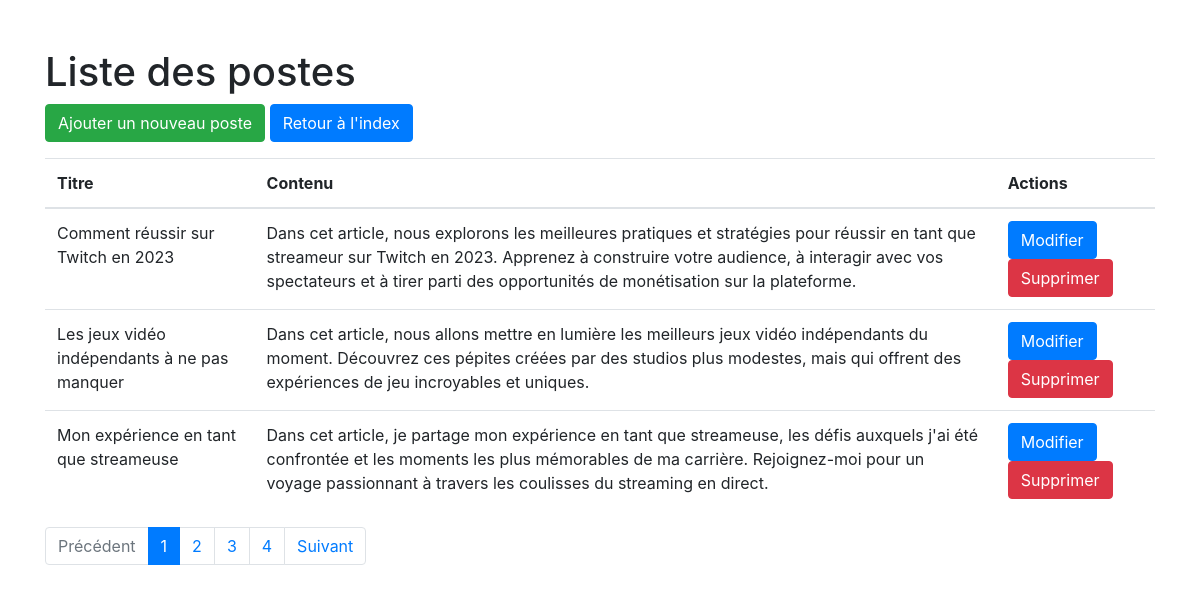
The page /list_posts.php on the database its author committed.
### tables this page shows
CREATE TABLE `postes` (
  `id` int(11) NOT NULL,
  `titre` varchar(255) NOT NULL,
  `contenu` text NOT NULL,
  `auteur` varchar(255) NOT NULL,
  `date` timestamp NOT NULL DEFAULT current_timestamp()
);

### list_posts.php (the view, shortened to what this page needs)
<?php
require_once 'db_connect.php';
$posts_per_page = 3;
$query = "SELECT COUNT(*) AS total_rows FROM postes";
$result = mysqli_query($conn, $query);
$row = mysqli_fetch_assoc($result);
$total_rows = $row['total_rows'];
$total_pages = ceil($total_rows / $posts_per_page);
$page = isset($_GET['page']) ? intval($_GET['page']) : 1;
$offset = ($page - 1) * $posts_per_page;
$query = "SELECT * FROM postes ORDER BY date DESC LIMIT ?, ?";
$stmt = mysqli_prepare($conn, $query);
mysqli_stmt_bind_param($stmt, "ii", $offset, $posts_per_page);
mysqli_stmt_execute($stmt);
$result = mysqli_stmt_get_result($stmt);
$postes = mysqli_fetch_all($result, MYSQLI_ASSOC);
?>
<!DOCTYPE html>
<html lang="fr">
<head>
    <link href="https://cdn.jsdelivr.net/npm/bootstrap@4.6.0/dist/css/bootstrap.min.css" rel="stylesheet">
</head>
<body>
    <div class="container mt-5">
        <h1>Liste des postes</h1>
        <a href="add_post.php" class="btn btn-success mb-3">Ajouter un nouveau poste</a>
        <a href="index.php" class="btn btn-primary mb-3">Retour à l'index</a>
        <table class="table">
            <thead>
                <tr>
                    <th scope="col">Titre</th>
                    <th scope="col">Contenu</th>
                    <th scope="col">Actions</th>
                </tr>
            </thead>
            <tbody>
                <?php foreach ($postes as $poste) : ?>
                    <tr>
                        <td><?= $poste['titre'] ?></td>
                        <td><?= $poste['contenu'] ?></td>
                        <td>
                            <form method="POST" action="edit_post.php">
                                <a href="edit_post.php?post_id=<?= $poste['id'] ?>" class="btn btn-primary">Modifier</a>
                                <form method="POST" action="">
                                    <button type="submit" name="delete_post" class="btn btn-danger">Supprimer</button>
                                </form>
                        </td>
                    </tr>
                <?php endforeach; ?>
            </tbody>
        </table>
        <nav>
            <ul class="pagination">
                <li class="page-item <?= ($page <= 1) ? 'disabled' : '' ?>">
                    <a class="page-link" href="?page=<?= $page - 1 ?>">Précédent</a>
                </li>
                <?php for ($i = 1; $i <= $total_pages; $i++) : ?>
                    <li class="page-item <?= ($page == $i) ? 'active' : '' ?>">
                        <a class="page-link" href="?page=<?= $i ?>"><?= $i ?></a>
                    </li>
                <?php endfor; ?>
                <li class="page-item <?= ($page >= $total_pages) ? 'disabled' : '' ?>">
                    <a class="page-link" href="?page=<?= $page + 1 ?>">Suivant</a>
                </li>
            </ul>
        </nav>
    </div>
</body>
</html>

### rows shown on the page
postes: titre "Comment réussir sur Twitch en 2023", contenu "Dans cet article, nous explorons les meilleures pratiques et stratégies pour réussir en tant que streameur sur Twitch en 2023. Apprenez à construire votre audience, à interagir avec vos spectateurs et à tirer parti des opportunités de monétisation sur la plateforme."
postes: titre "Les jeux vidéo indépendants à ne pas manquer", contenu "Dans cet article, nous allons mettre en lumière les meilleurs jeux vidéo indépendants du moment. Découvrez ces pépites créées par des studios plus modestes, mais qui offrent des expériences de jeu incroyables et uniques."
postes: titre "Mon expérience en tant que streameuse", contenu "Dans cet article, je partage mon expérience en tant que streameuse, les défis auxquels j'ai été confrontée et les moments les plus mémorables de ma carrière. Rejoignez-moi pour un voyage passionnant à travers les coulisses du streaming en direct."
